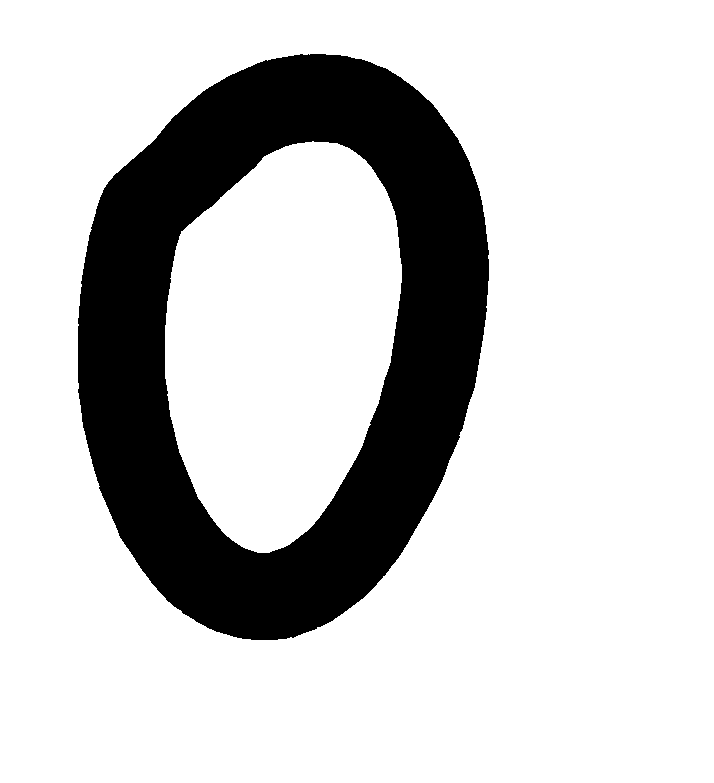
#> input picture test_folder/img002-002.png, 714 x 783 px, found by its file name
$ jupyter execute --allow-errors test.ipynb
#> lines starting #> are read from the running program, lines starting #| are printed output that depends on the picture; after the words box and inside, x2 and y2 are one past the last pixel; in counts of white or black regions, pixels touching at a corner belong together
[cell 1]
import sys

[cell 2]
import numpy as np
import cv2
import os

file_name = "test"
img = cv2.imread("C:\\Vishnu\\semester Files\\Machine learning\\Alpha_numeric_hand_wriitten_reg\\test_folder\\img002-002.png")
#> img is the input picture: shape (783, 714, 3); 79.5% white; 1 black region, box (x1, y1, x2, y2) and area: (78, 54, 489, 640) 114444
print(np.shape(img))
#| (783, 714, 3)
w,h,c = np.shape(img)
#> w = 783; h = 714; c = 3

# Set screen resolution
resolution = (1920, 1080)

# Create window
cv2.namedWindow("Output")
cv2.resizeWindow("Output", resolution[0], resolution[1])

new_w = int(w*1.5)
#> new_w = 1174
new_h = int(h*1.5)
#> new_h = 1071

img = cv2.resize(img, (new_w, new_h))
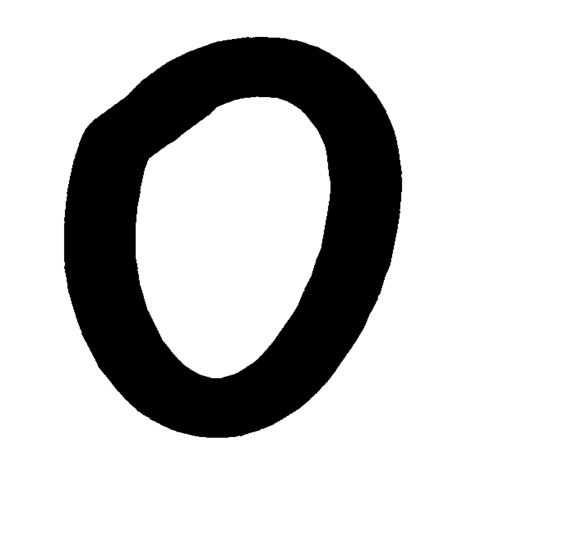
#> img: shape (1071, 1174, 3) (shown at 1/2 size); min 0, max 255, mean 202.8

img = cv2.copyMakeBorder( img, int((1080-new_h)/2), int((1080-new_h)/2), int((1920-new_w)/2), int((1920-new_h)/2), 0)
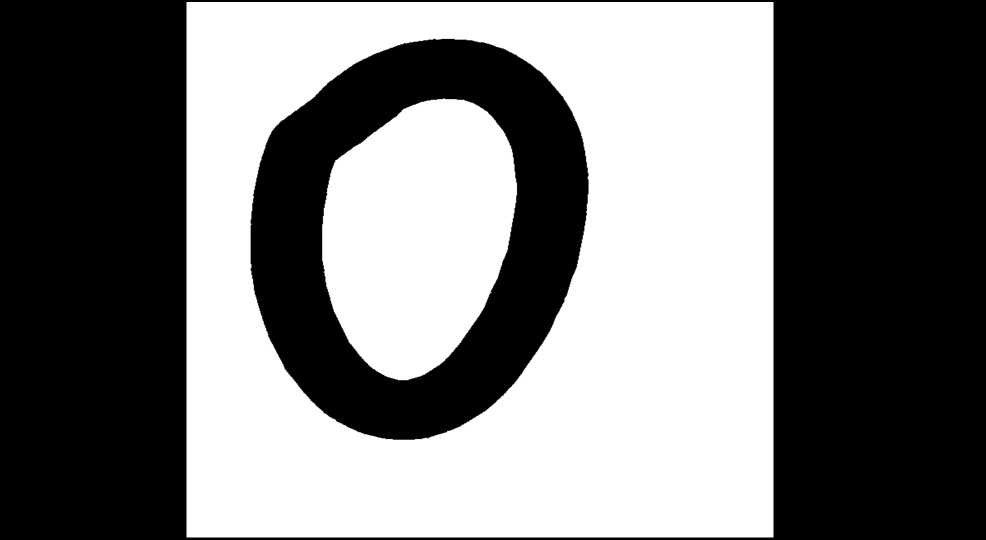
#> img: shape (1079, 1971, 3) (shown at 1/2 size); min 0, max 255, mean 119.9

cv2.imwrite(os.path.join("C:\\Vishnu\\semester Files\\Machine learning\\Alpha_numeric_hand_wriitten_reg\\test_folder",file_name), img)
#> Out = True


# cv2.imshow("Output",img)

# if cv2.waitKey(0) == ord('q'):
#     cv2.destroyAllWindows()
